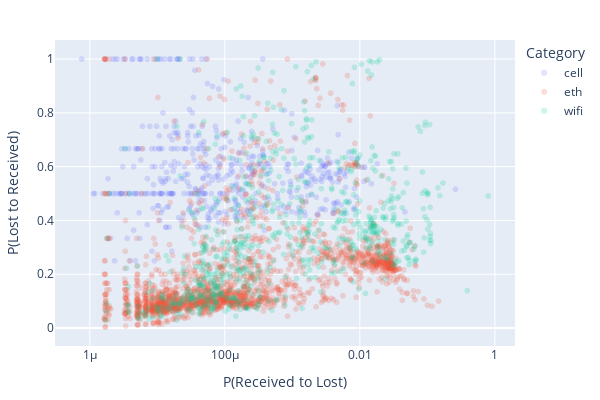

Source (notebook cell):
### Code cell
# Load the CSV file into a DataFrame
df = pd.read_csv("gilbert-regression.csv", header=None, names=["Filename", "Category", "X", "Y"])

# Create a scatter plot
fig = px.scatter(
    df,
    x="X",
    y="Y",
    color="Category",  # Color points by category
    opacity=0.2,      # Set transparency
    log_x=True,       # Set x-axis to log scale
    title="",
    labels={"X": "P(Received to Lost)", "Y": "P(Lost to Received)"}
)
fig.update_layout(
    autosize=False,
    width=600,  # Set width of the plot
    height=400,  # Set height of the plot
    margin=dict(l=40, r=40, t=40, b=40)  # Set margins
)

# Show the plot
fig.show()

### Figure 1 — Plotly figure (JSON) as saved in the notebook; plotly's stock layout.template omitted (floating-point values rounded to 4 significant figures; data arrays with more than 128 entries replaced by an {"elided": "..."} marker saying what was removed)
{"data": [{"hovertemplate": "Category=cell<br>P(Received to Lost)=%{x}<br>P(Lost to Received)=%{y}<extra></extra>", "legendgroup": "cell", "marker": {"color": "#636efa", "opacity": 0.2, "symbol": "circle"}, "mode": "markers", "name": "cell", "showlegend": true, "type": "scattergl", "x": {"elided": "472 float values"}, "xaxis": "x", "y": {"elided": "472 float values"}, "yaxis": "y"}, {"hovertemplate": "Category=eth<br>P(Received to Lost)=%{x}<br>P(Lost to Received)=%{y}<extra></extra>", "legendgroup": "eth", "marker": {"color": "#EF553B", "opacity": 0.2, "symbol": "circle"}, "mode": "markers", "name": "eth", "showlegend": true, "type": "scattergl", "x": {"elided": "1959 float values"}, "xaxis": "x", "y": {"elided": "1959 float values"}, "yaxis": "y"}, {"hovertemplate": "Category=wifi<br>P(Received to Lost)=%{x}<br>P(Lost to Received)=%{y}<extra></extra>", "legendgroup": "wifi", "marker": {"color": "#00cc96", "opacity": 0.2, "symbol": "circle"}, "mode": "markers", "name": "wifi", "showlegend": true, "type": "scattergl", "x": {"elided": "722 float values"}, "xaxis": "x", "y": {"elided": "722 float values"}, "yaxis": "y"}], "layout": {"autosize": false, "height": 400, "legend": {"title": {"text": "Category"}, "tracegroupgap": 0}, "margin": {"b": 40, "l": 40, "r": 40, "t": 40}, "width": 600, "xaxis": {"anchor": "y", "domain": [0, 1], "title": {"text": "P(Received to Lost)"}, "type": "log"}, "yaxis": {"anchor": "x", "domain": [0, 1], "title": {"text": "P(Lost to Received)"}}}}
